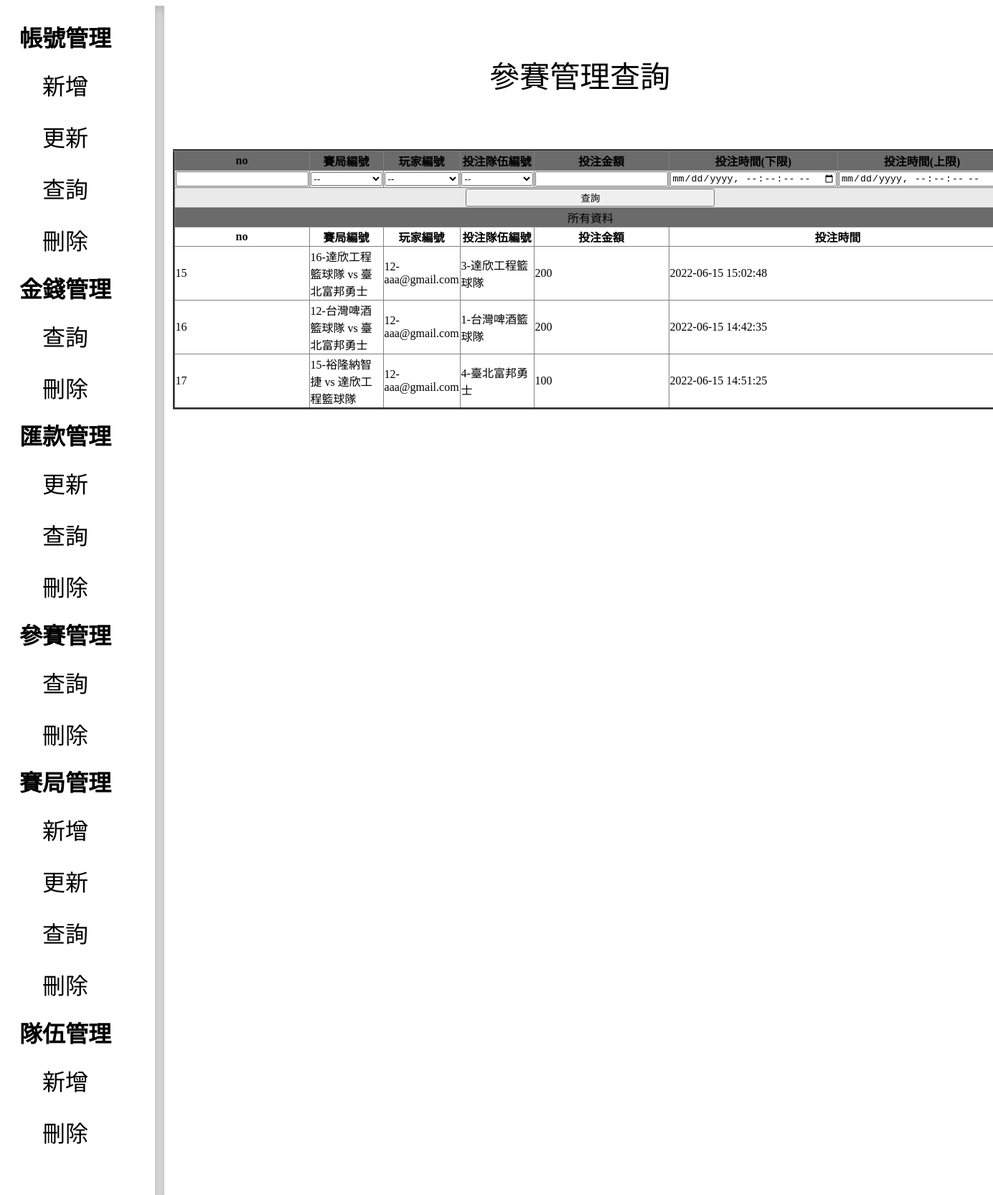
Page /BetCoin/backstage/userGame/userGameSearch.php on the committed database.
### tables this page shows
CREATE TABLE `usergame` (
  `no` int(11) NOT NULL,
  `gNo` int(11) NOT NULL,
  `uNo` int(11) NOT NULL,
  `tNo` int(11) NOT NULL,
  `betAmount` int(11) NOT NULL,
  `date` timestamp NOT NULL DEFAULT current_timestamp() ON UPDATE current_timestamp()
);

CREATE TABLE `team` (
  `no` int(11) NOT NULL,
  `teamName` varchar(50) NOT NULL,
  `icon` varchar(50) NOT NULL
);

CREATE TABLE `users` (
  `no` int(11) NOT NULL,
  `email` varchar(50) NOT NULL,
  `name` varchar(50) NOT NULL,
  `pwd` varchar(50) NOT NULL,
  `bankAccount` bigint(14) NOT NULL,
  `role` varchar(1) NOT NULL
);

### BetCoin/backstage/userGame/userGameSearch.php (the view, shortened to what this page needs)
<?php
    require("../LinkToSQL.php");
?>
<html>
        <link href="../css/backStage.css" rel="stylesheet">
    <body>
        <div class="navbar">
        <div class="bar"></div>
        <div class="titleText"><h1>帳號管理</h1></div>
                <center>
                    <div class="shape-ex4"><p><a class="link" href="../user/userInsert.php">新增</a></p></div>
                    <div class="shape-ex4"><p><a class="link" href="../user/userUpdate.php">更新</a></p></div>
                    <div class="shape-ex4"><p><a class="link" href="../user/userSearch.php">查詢</a></p></div>
                    <div class="shape-ex4"><p><a class="link" href="../user/userDelete.php">刪除</a></p></div>
                </center>
            <div class="titleText"><h1>金錢管理</h1></div>
                <center>
                    <div class="shape-ex4"><p><a class="link" href="../money/moneySearch.php">查詢</a></p></div>
                    <div class="shape-ex4"><p><a class="link" href="../money/moneyDelete.php">刪除</a></p></div>
                </center>
            <div class="titleText"><h1>匯款管理</h1></div>
                <center>
                    <div class="shape-ex4"><p><a class="link" href="../moneyTransfer/moneyTransferUpdate.php">更新</a></p></div>
                    <div class="shape-ex4"><p><a class="link" href="../moneyTransfer/moneyTransferSearch.php">查詢</a></p></div>
                    <div class="shape-ex4"><p><a class="link" href="../moneyTransfer/moneyTransferDelete.php">刪除</a></p></div>
                </center>
            <div class="titleText"><h1>參賽管理</h1></div>
                <center>
                    <div class="shape-ex4"><p><a class="link" href="userGameSearch.php">查詢</a></p></div>
                    <div class="shape-ex4"><p><a class="link" href="userGameDelete.php">刪除</a></p></div>
                </center>
            <div class="titleText"><h1>賽局管理</h1></div>
                <center>
                    <div class="shape-ex4"><p><a class="link" href="../game/gameInsert.php">新增</a></p></div>
                    <div class="shape-ex4"><p><a class="link" href="../game/gameUpdate.php">更新</a></p></div>
                    <div class="shape-ex4"><p><a class="link" href="../game/gameSearch.php">查詢</a></p></div>
                    <div class="shape-ex4"><p><a class="link" href="../game/gameDelete.php">刪除</a></p></div>
                </center>
            <div class="titleText"><h1>隊伍管理</h1></div>
                <center>
                    <div class="shape-ex4"><p><a class="link" href="../team/teamInsert.php">新增</a></p></div>
                    <div class="shape-ex4"><p><a class="link" href="../team/teamDelete.php">刪除</a></p></div>
                </center>
        </div>
        <div class="content" style="font-size:42px; width:83%;">
        <center>
        參賽管理查詢</br>
            <?php
            if(isset($_POST["search"])){
                if($_POST["no"]==null){
                    $no="WHERE no like '%'";
                }else{
                    $no="WHERE no=".$_POST["no"]."";
                }
                $gNo=sqlFormat($_POST["gNo"],"gNo","num");
                $uNo=sqlFormat($_POST["uNo"],"uNo","num");
                $tNo=sqlFormat($_POST["tNo"],"tNo","num");
                $betAmount=sqlFormat($_POST["betAmount"],"betAmount","num");
                $date=sqlFormatDatetime($_POST["dateLowerLimit"],$_POST["dateUpperLimit"],"date");
                $SQLSearch="SELECT * FROM usergame $no $gNo $uNo $tNo $betAmount $date";
                $searchResult=mysqli_query($LinkToSQL,$SQLSearch);
                if($searchResult){
                    echo "<table border='3px' style='border-collapse:collapse;'>";
                    ?>
                    <tr class="tableTitle" style="background-color:#6B6B6B;">
                        <th>no</th><th>賽局編號</th><th>玩家編號</th><th>投注隊伍編號</th><th>投注金額</th><th>投注時間(下限)</th><th>投注時間(上限)</th>
                    </tr>
                    </tr>
                    <form action="userGameSearch.php" method="post" enctype="multipart/form-data">
                    <tr style="background-color:#EAEAEA;">
                        <td><input type="number" name="no" ></td>
                        <td style="min-width:100px;">
                            <select id="gNo" name="gNo" style="width:100%;">
                                <option value="">--</option>
                                <?php
                                    $SQL="SELECT * FROM game";
                                    $result=mysqli_query($LinkToSQL,$SQL);
                                    while($row=mysqli_fetch_assoc($result)){
                                        $SQLTeam1= "SELECT * FROM team WHERE no=".$row["t1No"];
                                        $resultTeam1=mysqli_query($LinkToSQL,$SQLTeam1);
                                        $team1=mysqli_fetch_assoc($resultTeam1);
                                        $SQLTeam2="SELECT * FROM team WHERE no=".$row["t2No"];
                                        $resultTeam2=mysqli_query($LinkToSQL,$SQLTeam2);
                                        $team2=mysqli_fetch_assoc($resultTeam2);
                                        echo "<option value='".$row["no"]."'>".$row["no"]."-".$team1["teamName"]." vs ".$team2["teamName"]."</option>";
                                    }
                                ?>
                            </select>
                        </td>
                        <td style="min-width:100px;">
                            <select id="uNo" name="uNo" style="width:100%;">
                                <option value="">--</option>
                                <?php
                                    $SQL="SELECT * FROM users";
                                    $result=mysqli_query($LinkToSQL,$SQL);
                                    while($row=mysqli_fetch_assoc($result)){
                                        echo "<option value='".$row["no"]."'>".$row["no"]."-".$row["email"]."</option>";
                                    }
                                ?>
                            </select>
                        </td>
                        <td style="min-width:100px;">
                            <select id="tNo" name="tNo" style="width:100%;">
                                <option value="">--</option>
                                <?php
                                    $SQL="SELECT * FROM team";
                                    $result=mysqli_query($LinkToSQL,$SQL);
                                    while($row=mysqli_fetch_assoc($result)){
                                        echo "<option value='".$row["no"]."'>".$row["no"]."-".$row["teamName"]."</option>";
                                    }
                                ?>
                            </select>
                        </td>
                        <td><input type="number" name="betAmount"></td>
                        <td><input type="datetime-local" step="1" name="dateLowerLimit"></td>
                        <td><input type="datetime-local" step="1" name="dateUpperLimit"></td>
                    </tr>
                    <tr>
                        <td colspan="9" style="text-align:center; background-color:#EAEAEA;"><input type="submit" name="search" value="查詢" style="width:30%;"></td>
                    </tr>
                    </form>
                    <tr>
                        <td colspan="9" style="text-align:center; background-color:#6B6B6B;">所有資料</td>
                    </tr>
                    <tr>
                        <th>no</th><th>賽局編號</th><th>玩家編號</th><th>投注隊伍編號</th><th>投注金額</th><th colspan="2">投注時間</th>
                    </tr>
                    <?php
                    while($row=mysqli_fetch_assoc($searchResult)){
                        $SQLGame="SELECT * FROM game WHERE no=".$row["gNo"];
                        $resultGame=mysqli_query($LinkToSQL,$SQLGame);
                        $game=mysqli_fetch_assoc($resultGame);
                        $SQLUser="SELECT * FROM users WHERE no=".$row["uNo"];
                        $resultUser=mysqli_query($LinkToSQL,$SQLUser);
                        $user=mysqli_fetch_assoc($resultUser);
                        $SQLUserTeam="SELECT * FROM team WHERE no=".$row["tNo"];
                        $resultUserTeam=mysqli_query($LinkToSQL,$SQLUserTeam);
                        $userTeam=mysqli_fetch_assoc($resultUserTeam);
                        $SQLTeam1= "SELECT * FROM team WHERE no=".$game["t1No"];
                        $resultTeam1=mysqli_query($LinkToSQL,$SQLTeam1);
                        $team1=mysqli_fetch_assoc($resultTeam1);
                        $SQLTeam2="SELECT * FROM team WHERE no=".$game["t2No"];
                        $resultTeam2=mysqli_query($LinkToSQL,$SQLTeam2);
                        $team2=mysqli_fetch_assoc($resultTeam2);
                        echo "<tr>";
                        echo "<td>".$row["no"]."</td><td>".$row["gNo"]."-".$team1["teamName"]." vs ".$team2["teamName"]."</td><td>".$row["uNo"]."-".$user["email"]."</td><td>".$row["tNo"]."-".$userTeam["teamName"]."</td><td>".$row["betAmount"]."</td><td colspan='2'>".$row["date"]."</td>";
                        echo "</tr>";
                    }
                    echo "</table>";
                }
            }else{
                ?>
                <form action="userGameSearch.php" method="post" enctype="multipart/form-data">
                <table border="3px" style="border-collapse:collapse;">
                    <tr class="tableTitle" style="background-color:#6B6B6B;">
                        <th>no</th><th>賽局編號</th><th>玩家編號</th><th>投注隊伍編號</th><th>投注金額</th><th>投注時間(下限)</th><th>投注時間(上限)</th>
                    </tr>
                    <tr style="background-color:#EAEAEA;">
                        <td><input type="number" name="no" ></td>
                        <td style="min-width:100px;">
                            <select id="gNo" name="gNo" style="width:100%;">
                                <option value="">--</option>
                            </select>
                        </td>
                        <td style="min-width:100px;">
                            <select id="uNo" name="uNo" style="width:100%;">
                                <option value="">--</option>
                            </select>
                        </td>
                        <td style="min-width:100px;">
                            <select id="tNo" name="tNo" style="width:100%;">
                                <option value="">--</option>
                            </select>
                        </td>
                        <td><input type="number" name="betAmount"></td>
                        <td><input type="datetime-local" step="1" name="dateLowerLimit"></td>
                        <td><input type="datetime-local" step="1" name="dateUpperLimit"></td>
                    </tr>
                    <tr>
                        <td colspan="7" style="text-align:center; background-color:#EAEAEA;"><input type="submit" name="search" value="查詢" style="width:30%;"></td>
                    </tr>
                    <tr>
                        <td colspan="7" style="text-align:center; background-color:#6B6B6B;">所有資料</td>
                    </tr>
                    <tr>
                        <th>no</th><th>賽局編號</th><th>玩家編號</th><th>投注隊伍編號</th><th>投注金額</th><th colspan="2">投注時間</th>
                    </tr>
                </form>
                    <?php
                    $SQL="SELECT * FROM usergame";
                    $result=mysqli_query($LinkToSQL,$SQL);
                    if($result){
                        while($row=mysqli_fetch_assoc($result)){
                            $SQLGame="SELECT * FROM game WHERE no=".$row["gNo"];
                            $resultGame=mysqli_query($LinkToSQL,$SQLGame);
                            $game=mysqli_fetch_assoc($resultGame);
                            $SQLUser="SELECT * FROM users WHERE no=".$row["uNo"];
                            $resultUser=mysqli_query($LinkToSQL,$SQLUser);
                            $user=mysqli_fetch_assoc($resultUser);
                            $SQLUserTeam="SELECT * FROM team WHERE no=".$row["tNo"];
                            $resultUserTeam=mysqli_query($LinkToSQL,$SQLUserTeam);
                            $userTeam=mysqli_fetch_assoc($resultUserTeam);
                            $SQLTeam1= "SELECT * FROM team WHERE no=".$game["t1No"];
                            $resultTeam1=mysqli_query($LinkToSQL,$SQLTeam1);
                            $team1=mysqli_fetch_assoc($resultTeam1);
                            $SQLTeam2="SELECT * FROM team WHERE no=".$game["t2No"];
                            $resultTeam2=mysqli_query($LinkToSQL,$SQLTeam2);
                            $team2=mysqli_fetch_assoc($resultTeam2);
                            echo "<tr>";
                            echo "<td>".$row["no"]."</td><td>".$row["gNo"]."-".$team1["teamName"]." vs ".$team2["teamName"]."</td><td>".$row["uNo"]."-".$user["email"]."</td><td>".$row["tNo"]."-".$userTeam["teamName"]."</td><td>".$row["betAmount"]."</td><td colspan='2'>".$row["date"]."</td>";
                            echo "</tr>";
                        }
                    }
                    ?>
                <?php
            }
            ?>
        </center>
        </div>
    </body>
</html>

### BetCoin/backstage/css/backStage.css (style rules this page uses)
body { height: 100%; }
.navbar { background-color:#ffffff; width:12%; height:100%; text-align:center; line-height:400px; float:left; position:absolute; }
.link { text-decoration: none; color: inherit; }
.bar { width:1%; min-height: 100% ; height:100%; background-color: rgba(0, 0, 0, .1); border: solid rgba(0, 0, 0, .15); border-width: 1px 0; box-shadow: inset 0 .5em 1.5em rgba(0, 0, 0, .1), inset 0 .125em .5em rgba(0, 0, 0, .15); float:right; margin-left: 15%; position:fixed; }
.content { background-color:rgb(255, 255, 255); width:83%; height:100%; text-align:center; line-height:25vh; float:right; }
.titleText { width: 100%; min-width: max-content; height: 40px; position: relative ; top:-175; }
.shape-ex4 { width: 100%; height: 40px; display: block; text-align: center; cursor: pointer; line-height: 40px; font-size: 2em; color: #000; background-color: transparent; position: relative; transition: all .3s linear; }
.shape-ex4 > p { position: relative; z-index: 1; }
.shape-ex4::before { content: ""; width: 0%; height: 100%; display: block; background-color: rgb(80, 80, 80); position: absolute; top: 0; right: 0; transition: all .3s ease; }

### rows in the picture
usergame: no "15", gNo "16", tNo.teamName "達欣工程籃球隊", team.teamName "臺北富邦勇士", uNo "12", uNo.email "aaa@gmail.com", tNo "3", betAmount "200", date "2022-06-15 15:02:48"
usergame: no "16", gNo "12", tNo.teamName "台灣啤酒籃球隊", team.teamName "臺北富邦勇士", uNo "12", uNo.email "aaa@gmail.com", tNo "1", betAmount "200", date "2022-06-15 14:42:35"
usergame: no "17", gNo "15", team.teamName "裕隆納智捷", team.teamName "達欣工程籃球隊", uNo "12", uNo.email "aaa@gmail.com", tNo "4", tNo.teamName "臺北富邦勇士", betAmount "100", date "2022-06-15 14:51:25"
